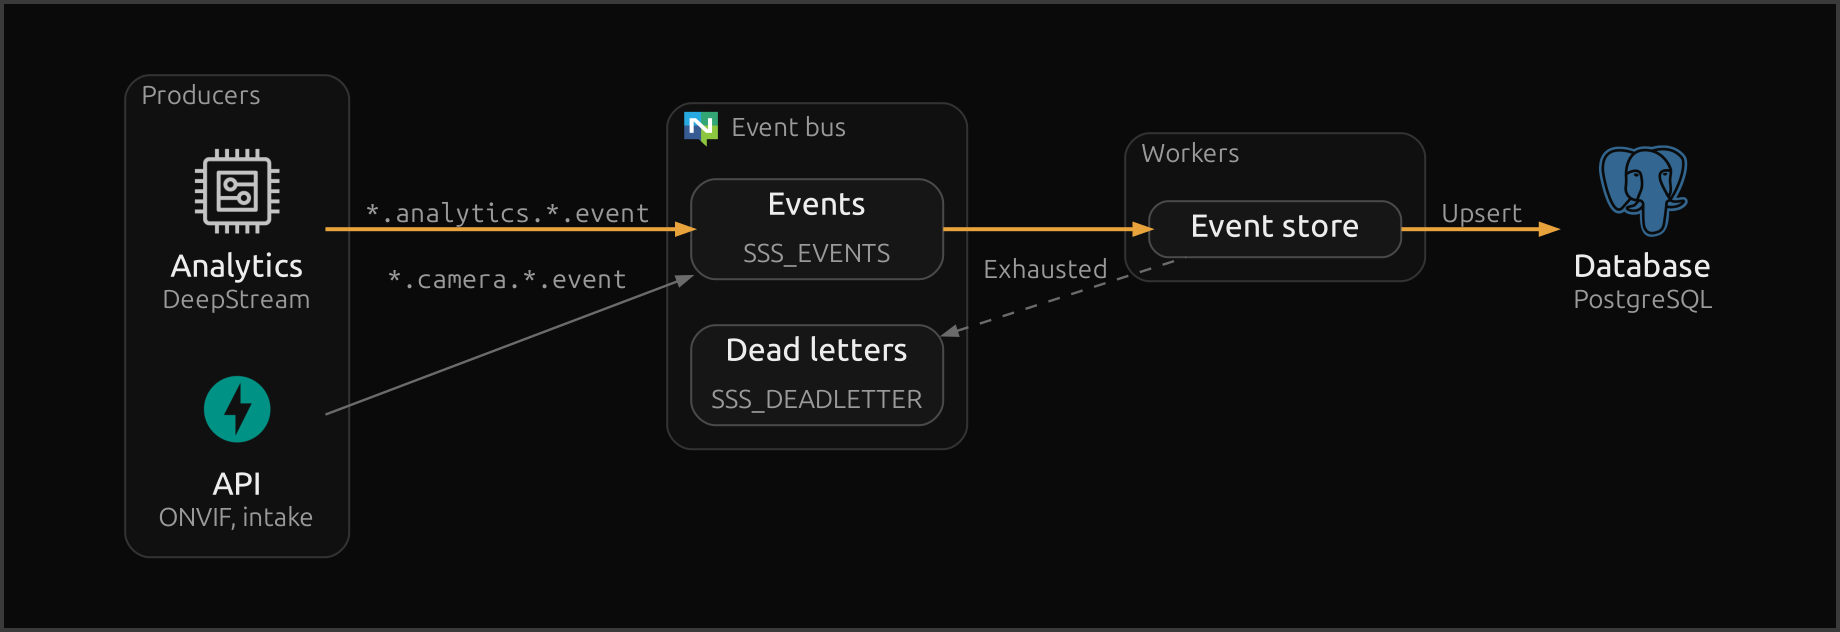

Write the Python code that produced this figure.
"""Event ingest: how producers put event changes on the bus and the event-store worker stores them."""

from diagrams import Cluster, Diagram, Edge, Node
from diagrams.aws.iot import IotGeneric
from diagrams.onprem.database import Postgresql
from diagrams.onprem.queue import Nats
from diagrams.programming.framework import Fastapi

MAIN = {"group": "main"}

with Diagram(direction="LR", show=False):
    with Cluster("Producers"):
        analytics = IotGeneric("Analytics\nDeepStream", **MAIN)
        api = Fastapi("API\nONVIF, intake")
    with Cluster("Event bus", graph_attr={"icon": Nats}):
        events = Node("Events\nSSS_EVENTS", **MAIN)
        deadletter = Node("Dead letters\nSSS_DEADLETTER")
    with Cluster("Workers"):
        store = Node("Event store", **MAIN)
    database = Postgresql("Database\nPostgreSQL", **MAIN)

    analytics >> Edge(label="*.analytics.*.event", mono="true", main="true") >> events
    api >> Edge(label="*.camera.*.event", mono="true") >> events
    events >> Edge(main="true") >> store
    store >> Edge(label="Upsert", main="true") >> database
    deadletter << Edge(label="Exhausted", style="dashed") << store
